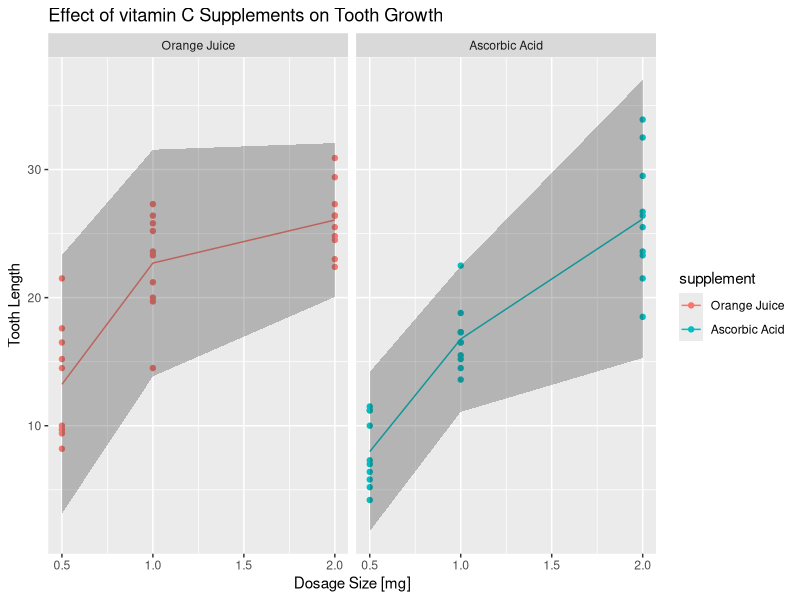

This figure's R source: (Note: this script raises an error after producing the figure.)
## ---- chunk 1
library(datasets)
library(ggplot2)
library(plyr); library(dplyr)
library(knitr)
data(ToothGrowth) # loads ToothGrowth data frame

# rename variables for plotting clarity
names(ToothGrowth) <- c("length","supplement","dose")

# assign more clear supplement labels
ToothGrowth$supplement <- factor(ToothGrowth$supplement, levels=c("OJ","VC"), labels=c("Orange Juice", "Ascorbic Acid"))

# number of guinea pigs per sample
n <- 10
## ---- chunk 2
df <- n-1
ToothStats <- ToothGrowth %>% 
    group_by(supplement,dose) %>%
    summarize(mean_length = mean(length), sd_length=sd(length), 
              lbound=mean_length-qt(.975,df)*sd_length,
              ubound=mean_length+qt(.975,df)*sd_length)
## ---- chunk 3
gg <- ggplot() +
    facet_grid(. ~ supplement) +
    geom_point(data=ToothGrowth, 
               aes(x=dose,y=length, color=supplement)) +
    geom_line(data = ToothStats, 
              aes(x=dose, y=mean_length, color=supplement)) +
#    geom_errorbar(data = ToothStats, 
#                  aes(x=dose, ymin=lbound, ymax=ubound)) +
    geom_ribbon(data = ToothStats, 
                  aes(x=dose, ymin=lbound, ymax=ubound), 
                alpha=.3) +
    labs(title="Effect of vitamin C Supplements on Tooth Growth") +
    labs(x="Dosage Size [mg]") +
    labs(y="Tooth Length")
print(gg)
## ---- chunk 4
# t-test for dosage significance
dose.t.test <- function(dose1, dose2, supp=c("Orange Juice","Ascorbic Acid")) {
    dat  <- filter(ToothGrowth, (dose %in% c(dose1,dose2)) & 
                       (supplement %in% supp))
    dose.t <- t.test(data = dat, length ~ dose, 
                     paired = FALSE, var.equal = FALSE)
    case.name <- paste(paste(supp, collapse=", "),": dosage ", dose1,
                       " - ",dose2, sep="")
    dose.t <- with(dose.t, 
                   data.frame(statistic, parameter, p.value, conf.int[1], 
                              conf.int[2],row.names=case.name))
    names(dose.t) <- c("t","df","p.value","conf.int.l","conf.int.u")
    dose.t
}

# t-test for supplement groups between each dosage
supp.t.test <- function(dosage) {
    supp.t <- t.test(data = filter(ToothGrowth, dose == dosage), 
                     length ~ supplement, 
                     paired = FALSE, var.equal = FALSE)
    case.name <- paste("dosage:",dosage, ", OJ - AA", sep="")
    supp.t <- with(supp.t, 
                   data.frame(statistic, parameter, p.value, conf.int[1], 
                              conf.int[2], row.names=case.name))
    names(supp.t) <- c("t","df","p.value","conf.int.l","conf.int.u")
    supp.t
}

t.stats <- rbind(dose.t.test(.5,1), dose.t.test(1,2), 
                 dose.t.test(1,2,"Orange Juice"), 
                 dose.t.test(1,2,"Ascorbic Acid"),
                 supp.t.test(.5), supp.t.test(1), supp.t.test(2))
## ---- chunk 5
kable(t.stats, format="markdown", digits = 3,
      col.names=c("t statistic","df","p-value",
                  "95% t-interval, lower","95% t-interval, upper"))
